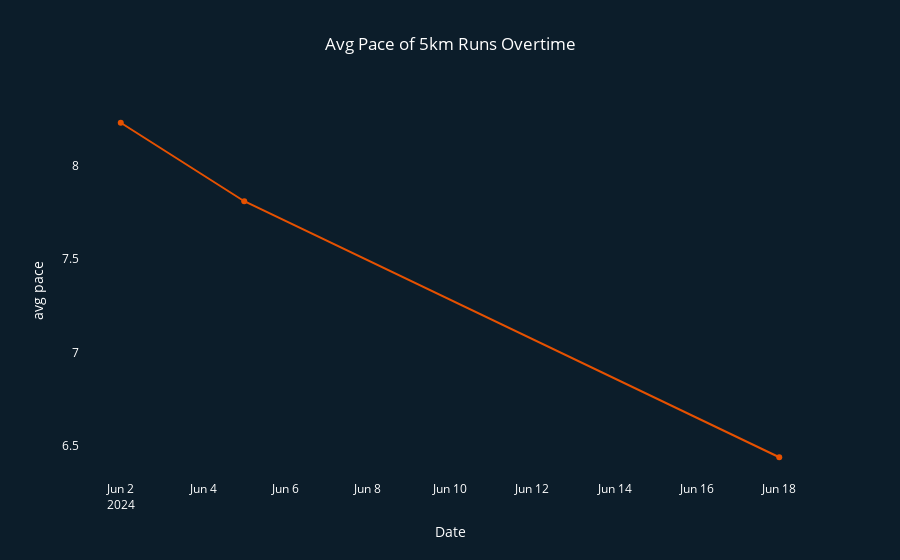

Write notebook code for a chart like this one.
### Code cell
# AVG PACE OF 5KM RUNS OVERTIME

fig = px.line(runs_5k, 
              x='start_date', 
              y='avg pace', 
              markers=True, 
              title="Avg Pace of 5km Runs Overtime",
              )

fig.update_traces(line_color="rgb(230, 81, 0)",
                  marker_color="rgb(230, 81, 0)",
                  marker_line_color='rgb(230, 81, 0)'
                  )

fig.update_layout(paper_bgcolor='rgb(12, 29, 42)', 
                  plot_bgcolor='rgb(12, 29, 42)', 
                  font=dict(color='white'),
                  title_x=0.5,
                  xaxis_title='Date',
                  )

fig.update_xaxes(showgrid=False, zeroline=False)
fig.update_yaxes(showgrid=False, zeroline=False)

fig.show()

### Figure 1 — Plotly figure (JSON) as saved in the notebook; plotly's stock layout.template omitted (floating-point values rounded to 4 significant figures)
{"data": [{"hovertemplate": "start_date=%{x}<br>avg pace=%{y}<extra></extra>", "legendgroup": "", "line": {"color": "rgb(230, 81, 0)", "dash": "solid"}, "marker": {"color": "rgb(230, 81, 0)", "line": {"color": "rgb(230, 81, 0)"}, "symbol": "circle"}, "mode": "lines+markers", "name": "", "orientation": "v", "showlegend": false, "type": "scatter", "x": ["2024-06-02", "2024-06-05", "2024-06-18"], "xaxis": "x", "y": [8.23, 7.81, 6.44], "yaxis": "y"}], "layout": {"font": {"color": "white"}, "legend": {"tracegroupgap": 0}, "paper_bgcolor": "rgb(12, 29, 42)", "plot_bgcolor": "rgb(12, 29, 42)", "title": {"text": "Avg Pace of 5km Runs Overtime", "x": 0.5}, "xaxis": {"anchor": "y", "domain": [0, 1], "showgrid": false, "title": {"text": "Date"}, "zeroline": false}, "yaxis": {"anchor": "x", "domain": [0, 1], "showgrid": false, "title": {"text": "avg pace"}, "zeroline": false}}}
